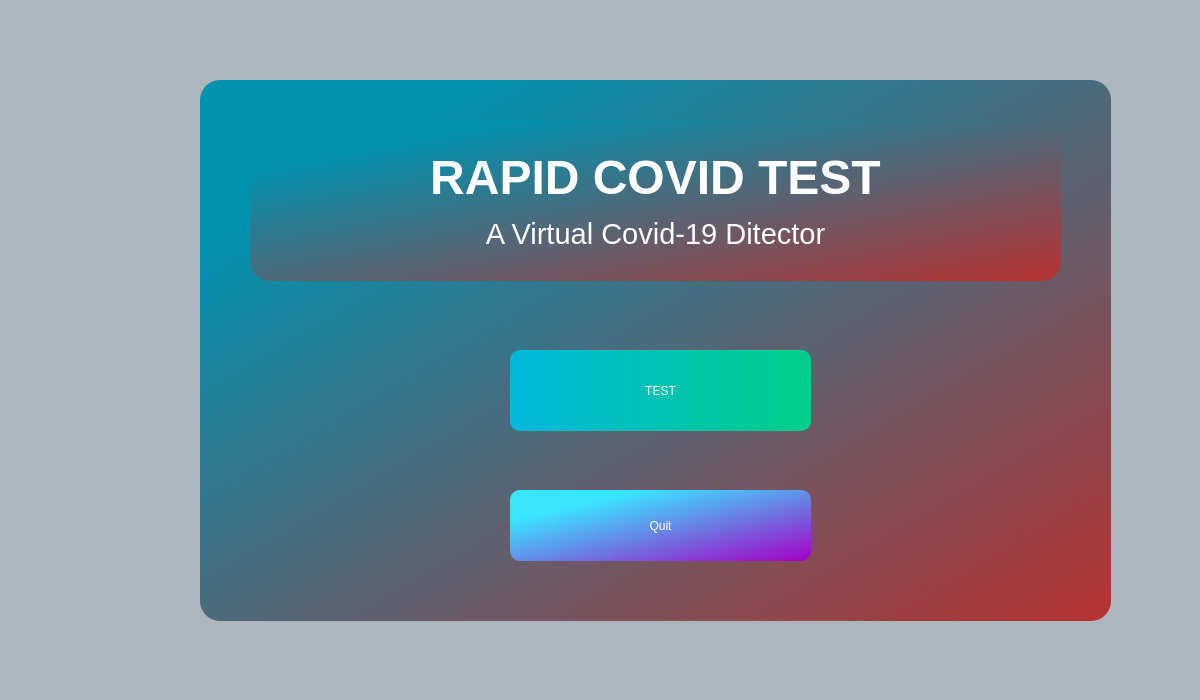
<?xml version="1.0" encoding="UTF-8"?>
<ui version="4.0">
 <class>Rapidcovid</class>
 <widget class="QMainWindow" name="Rapidcovid">
  <property name="geometry">
   <rect>
    <x>0</x>
    <y>0</y>
    <width>1200</width>
    <height>700</height>
   </rect>
  </property>
  <property name="windowTitle">
   <string>MainWindow</string>
  </property>
  <property name="styleSheet">
   <string notr="true">background-color: rgb(173, 181, 189);</string>
  </property>
  <widget class="QWidget" name="centralwidget">
   <widget class="QLabel" name="label_test">
    <property name="geometry">
     <rect>
      <x>849</x>
      <y>358</y>
      <width>29</width>
      <height>16</height>
     </rect>
    </property>
    <property name="styleSheet">
     <string notr="true">margin-right: 25</string>
    </property>
    <property name="text">
     <string/>
    </property>
   </widget>
   <widget class="QGroupBox" name="groupBox">
    <property name="geometry">
     <rect>
      <x>200</x>
      <y>80</y>
      <width>911</width>
      <height>541</height>
     </rect>
    </property>
    <property name="styleSheet">
     <string notr="true">background-color: qlineargradient(spread:reflect, x1:0, y1:0, x2:1, y2:1, stop:0.153409 rgba(0, 145, 174, 255), stop:1 rgba(184, 50, 50, 255));
border-radius: 20px;</string>
    </property>
    <property name="title">
     <string/>
    </property>
    <widget class="QLabel" name="label">
     <property name="geometry">
      <rect>
       <x>50</x>
       <y>40</y>
       <width>811</width>
       <height>161</height>
      </rect>
     </property>
     <property name="font">
      <font>
       <family>Segoe UI</family>
       <pointsize>36</pointsize>
       <italic>false</italic>
       <bold>true</bold>
       <strikeout>false</strikeout>
      </font>
     </property>
     <property name="layoutDirection">
      <enum>Qt::LeftToRight</enum>
     </property>
     <property name="autoFillBackground">
      <bool>false</bool>
     </property>
     <property name="styleSheet">
      <string notr="true">font: 600 36pt &quot;Segoe UI&quot;;
color: rgb(255, 255, 255);

</string>
     </property>
     <property name="text">
      <string>&lt;html&gt;&lt;head/&gt;&lt;body&gt;&lt;p&gt;RAPID COVID TEST&lt;/p&gt;&lt;p&gt;&lt;span style=&quot; font-size:22pt; font-weight:400;&quot;&gt;A Virtual Covid-19 Ditector&lt;/span&gt;&lt;/p&gt;&lt;/body&gt;&lt;/html&gt;</string>
     </property>
     <property name="alignment">
      <set>Qt::AlignCenter</set>
     </property>
    </widget>
    <widget class="QPushButton" name="pushButton_rct">
     <property name="geometry">
      <rect>
       <x>310</x>
       <y>270</y>
       <width>301</width>
       <height>81</height>
      </rect>
     </property>
     <property name="sizePolicy">
      <sizepolicy hsizetype="Preferred" vsizetype="Fixed">
       <horstretch>0</horstretch>
       <verstretch>0</verstretch>
      </sizepolicy>
     </property>
     <property name="styleSheet">
      <string notr="true">font: 26pt &quot;Cooper Black&quot;;
background-color: qlineargradient(spread:pad, x1:0, y1:0, x2:1, y2:0, stop:0 rgba(0, 184, 221, 255), stop:0.971591 rgba(0, 205, 137, 255));
color: rgb(255, 255, 255);

border-radius: 10px;</string>
     </property>
     <property name="text">
      <string>TEST</string>
     </property>
    </widget>
    <widget class="QPushButton" name="pushButton_quit">
     <property name="geometry">
      <rect>
       <x>310</x>
       <y>410</y>
       <width>301</width>
       <height>71</height>
      </rect>
     </property>
     <property name="sizePolicy">
      <sizepolicy hsizetype="Preferred" vsizetype="Fixed">
       <horstretch>0</horstretch>
       <verstretch>0</verstretch>
      </sizepolicy>
     </property>
     <property name="styleSheet">
      <string notr="true">font: 26pt &quot;Cooper Black&quot;;
color: rgb(255, 255, 255);
background-color: qlineargradient(spread:pad, x1:0, y1:0, x2:1, y2:1, stop:0.210227 rgba(57, 230, 255, 255), stop:1 rgba(165, 0, 198, 255));
border-radius: 10px;</string>
     </property>
     <property name="text">
      <string>Quit</string>
     </property>
    </widget>
   </widget>
  </widget>
  <widget class="QMenuBar" name="menubar">
   <property name="geometry">
    <rect>
     <x>0</x>
     <y>0</y>
     <width>1200</width>
     <height>17</height>
    </rect>
   </property>
  </widget>
  <widget class="QStatusBar" name="statusbar"/>
 </widget>
 <resources/>
 <connections/>
</ui>
